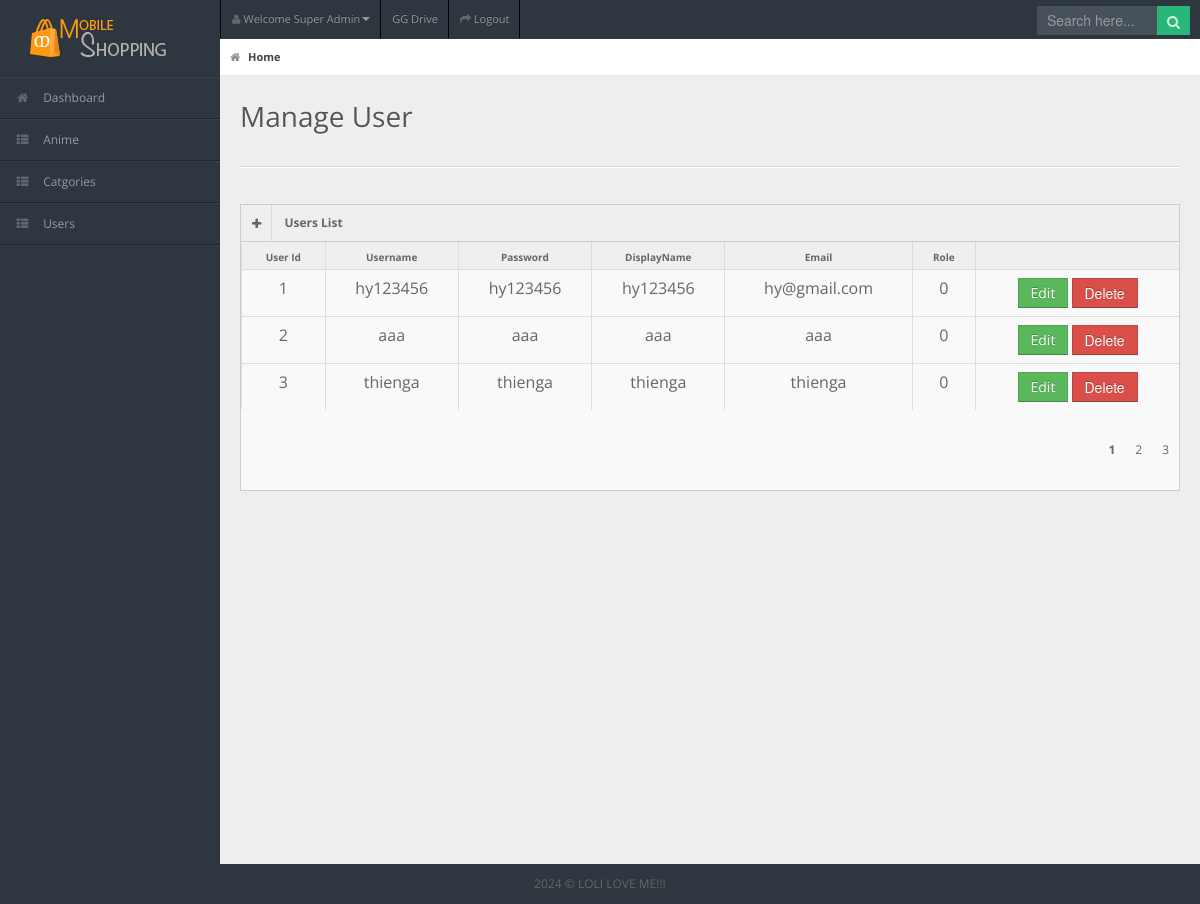
Page /admin/users.php on the earlier database version.
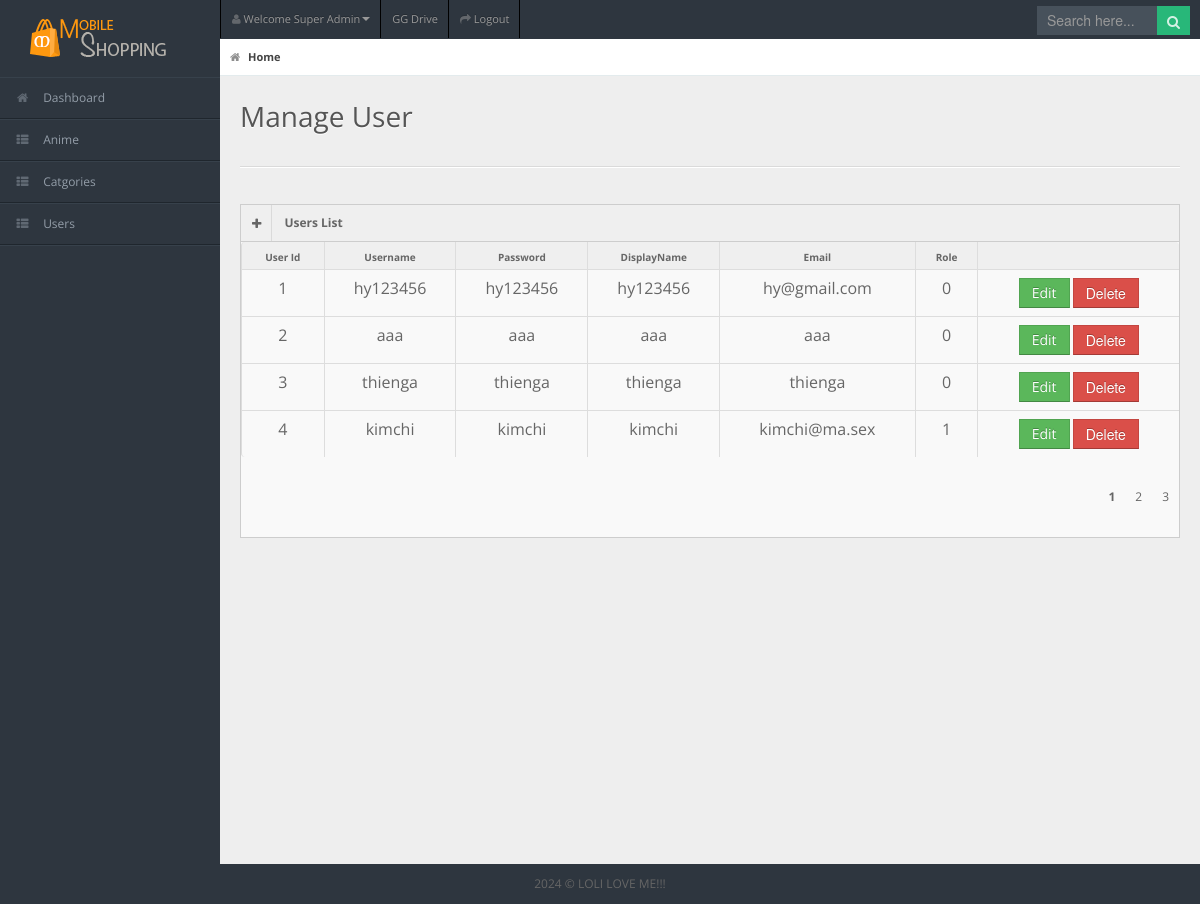
Same page on the later database version.
### tables this page shows
CREATE TABLE `user` (
  `id` int(11) NOT NULL,
  `username` text NOT NULL,
  `pass` text NOT NULL,
  `displayname` text DEFAULT NULL,
  `email` text DEFAULT NULL,
  `image` text DEFAULT NULL,
  `role` int(1) NOT NULL DEFAULT 0
);

### admin/models/db.php (called while the page is built)
<?php
class Db
{
    public static $connection;
    public function __construct()
    {
        if (!self::$connection) {
            self::$connection = new mysqli(DB_HOST, DB_USER, DB_PASSWORD, DB_NAME, PORT);
            self::$connection->set_charset(DB_CHARSET);
        }
        return self::$connection;
    }
}

### admin/models/user.php (called while the page is built, shortened)
<?php
class Useradmin extends Db
{
    public function getAllUser()
    {
        $sql = self::$connection->prepare("SELECT * FROM `user`");
        $sql->execute();
        $item = $sql->get_result()->fetch_all(MYSQLI_ASSOC);
        return $item;
    }
}

### admin/users.php (the view)
<?php
include "header.php";
include "sidebar.php";
?>
<div id="content">
    <div id="content-header">
        <div id="breadcrumb"> <a href="index.html" title="Go to Home" class="tip-bottom current"><i class="icon-home"></i> Home</a></div>
        <h1>Manage User</h1>
    </div>
    <div class="container-fluid">
        <hr>
        <div class="row-fluid">
            <div class="span12">
                <div class="widget-box">
                    <div class="widget-title"> <span class="icon"><a href="form-add-user.php"> <i class="icon-plus"></i>
                            </a></span>
                        <h5>Users List</h5>
                    </div>
                    <div class="widget-content nopadding">
                        <table class="table table-bordered
                                    table-striped">
                            <thead>
                                <tr>
                                    <th>User Id</th>
                                    <th>Username</th>
                                    <th>Password</th>
                                    <th>DisplayName</th>
                                    <th>Email</th>
                                    <th>Role</th>
                                    <th></th>
                                </tr>
                            </thead>
                            <tbody>
                                <?php foreach ($user->getalluser() as $value): ?>
                                <tr class="">
                                    <td style="text-align: center; font-size: 16px;"><?php echo $value['id']; ?></td>
                                    <td style="text-align: center; font-size: 16px;"><?php echo $value['username'] ?></td>
                                    <td style="text-align: center; font-size: 16px;"><?php echo $value['pass'] ?></td>
                                    <td style="text-align: center; font-size: 16px;"><?php echo $value['displayname'] ?></td>
                                    <td style="text-align: center; font-size: 16px;"><?php echo $value['email'] ?></td>
                                    <td style="text-align: center; font-size: 16px;"><?php echo $value['role'] ?></td>
                                    <td style="text-align: center;">
                                        <a href="edit.html" class="btn
                                                    btn-success ">Edit</a>
                                        <form action="" method="">
                                            <input type="submit" class="btn btn-danger
                                                        " value="Delete">
                                        </form>
                                    </td>
                                </tr>
                                <?php endforeach; ?>
                            </tbody>
                        </table>
                        <div class="row" style="margin-left: 18px;">
                            <ul class="pagination">
                                <li class="active">1</li>
                                <li>2</li>
                                <li>3</li>
                            </ul>
                        </div>
                    </div>
                </div>
            </div>
        </div>
    </div>
</div>
<?php include "footer.php" ?>

### admin/header.php (shortened to what this page needs)
<?php
include "models/db.php";
include "models/anime.php";
include "models/user.php";
$user = new Useradmin;
?>
<!DOCTYPE html>
<html lang="en">
<head>
    <link rel="stylesheet" href="css/bootstrap.min.css" />
    <link rel="stylesheet" href="css/bootstrap-responsive.min.css" />
    <link rel="stylesheet" href="css/uniform.css" />
    <link rel="stylesheet" href="css/select2.css" />
    <link rel="stylesheet" href="css/matrix-style.css" />
    <link rel="stylesheet" href="css/matrix-media.css" />
    <link href="font-awesome/css/font-awesome.css" rel="stylesheet" />
</head>
<body>
    <div id="header">
        <h1><a href="#"><img src="./images/logo.png" alt=""></a></h1>
    </div>
    <div id="user-nav" class="navbar navbar-inverse">
        <ul class="nav">
            <li class="dropdown" id="profile-messages"><a title="" href="#" data-toggle="dropdown" data-target="#profile-messages" class="dropdown-toggle"><i class="icon icon-user"></i> <span class="text">Welcome Super Admin</span><b class="caret"></b></a>
            </li>
            <li class=""><a title="" href="https://drive.google.com/drive/folders/1F6rDk2deVAat4aGc4CH59mFkjDBhT6uQ?usp=sharing" target="_blank"><i class=""></i>
                    <span class="text">GG Drive</span></a></li>
            <li class=""><a title="" href="../index.php"><i class="icon
                            icon-share-alt"></i> <span class="text">Logout</span></a>
            </li>
        </ul>
    </div>
    <div id="search">
        <form action="result.html" method="get">
            <input type="text" placeholder="Search here..." />
            <button type="submit" class="tip-bottom" title="Search"><i class="icon-search icon-white"></i></button>
        </form>
    </div>

### admin/sidebar.php (shortened to what this page needs)
<div id="sidebar">
        <ul>
                <li><a href="index.php"><i class="icon icon-home"></i> <span>Dashboard</span></a>
                </li>
                <li> <a href="anime.php"><i class="icon icon-th-list"></i>
                                <span>Anime</span></a></li>
                <li> <a href="categories.php"><i class="icon icon-th-list"></i>
                                <span>Catgories</span></a></li>
                <li> <a href="users.php"><i class="icon icon-th-list"></i>
                                <span>Users</span></a></li>
        </ul>
</div>

### admin/footer.php (shortened to what this page needs)
<div class="row-fluid">
    <div id="footer" class="span12"> 2024 &copy; LOLI LOVE ME!!!</div>
</div>
    </body>
</html>

### admin/css/select2.css (style rules this page uses)
ul.pagination li { float: left; }

### admin/css/matrix-media.css (style rules this page uses)
body { background:#2E363F; }
#header { margin-top:10px; }
#search input[type=text], #search button { background-color: #28b779; }
#sidebar > ul { border-bottom: 1px solid #37414b }
#sidebar > ul > li { border-top: 1px solid #37414b; border-bottom: 1px solid #1f262d; }
#search input[type=text] { background-color: #47515b; color: #fff; }

### admin/header.php (style rules this page uses)
ul.pagination { list-style: none; float: right; }
ul.pagination li.active { font-weight: bold }
ul.pagination li { display: flex; padding: 10px }

Differences in the rows shown:
added user: id "4", username "kimchi", pass "kimchi", displayname "kimchi", email "kimchi@ma.sex", role "1"
